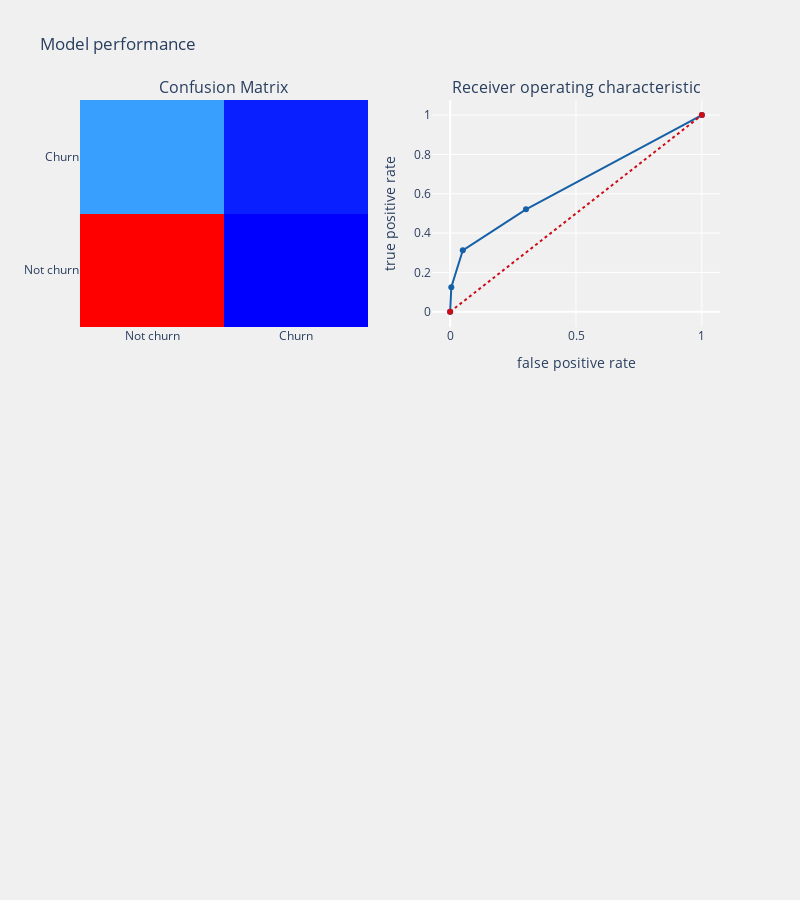

Notebook code cell kept with this figure:
### Code cell
from sklearn.neighbors import KNeighborsClassifier
clf = KNeighborsClassifier(n_neighbors=3)
knn_acc_score1 = telecom_churn_prediction(clf,train_X,test_X,train_Y,test_Y,
                         cols,"bag",threshold_plot = True)

### Figure 1 — Plotly figure (JSON) as saved in the notebook; plotly's stock layout.template omitted (floating-point values rounded to 4 significant figures)
{"data": [{"colorscale": [[0, "rgb(0,0,255)"], [0.1, "rgb(51,153,255)"], [0.2, "rgb(102,204,255)"], [0.3, "rgb(153,204,255)"], [0.4, "rgb(204,204,255)"], [0.5, "rgb(255,255,255)"], [0.6, "rgb(255,204,255)"], [0.7, "rgb(255,153,255)"], [0.8, "rgb(255,102,204)"], [0.9, "rgb(255,102,102)"], [1, "rgb(255,0,0)"]], "name": "matrix", "showscale": false, "type": "heatmap", "x": ["Not churn", "Churn"], "xaxis": "x", "y": ["Not churn", "Churn"], "yaxis": "y", "z": [[208, 11], [33, 15]]}, {"line": {"color": "rgb(22, 96, 167)", "width": 2}, "name": "Roc : 0.6311358447488584", "type": "scatter", "x": [0, 0.004566, 0.05023, 0.3014, 1], "xaxis": "x2", "y": [0, 0.125, 0.3125, 0.5208, 1], "yaxis": "y2"}, {"line": {"color": "rgb(205, 12, 24)", "dash": "dot", "width": 2}, "type": "scatter", "x": [0, 1], "xaxis": "x2", "y": [0, 1], "yaxis": "y2"}], "layout": {"annotations": [{"font": {"size": 16}, "showarrow": false, "text": "Confusion Matrix", "x": 0.225, "xanchor": "center", "xref": "paper", "y": 1, "yanchor": "bottom", "yref": "paper"}, {"font": {"size": 16}, "showarrow": false, "text": "Receiver operating characteristic", "x": 0.775, "xanchor": "center", "xref": "paper", "y": 1, "yanchor": "bottom", "yref": "paper"}], "autosize": false, "height": 900, "margin": {"b": 195}, "paper_bgcolor": "rgba(240,240,240, 0.95)", "plot_bgcolor": "rgba(240,240,240, 0.95)", "showlegend": false, "title": {"text": "Model performance"}, "width": 800, "xaxis": {"anchor": "y", "domain": [0, 0.45]}, "xaxis2": {"anchor": "y2", "domain": [0.55, 1], "title": {"text": "false positive rate"}}, "xaxis3": {"anchor": "y3", "domain": [0, 1], "showgrid": true, "tickangle": 90, "tickfont": {"size": 10}}, "yaxis": {"anchor": "x", "domain": [0.625, 1]}, "yaxis2": {"anchor": "x2", "domain": [0.625, 1], "title": {"text": "true positive rate"}}, "yaxis3": {"anchor": "x3", "domain": [0, 0.375]}}}
